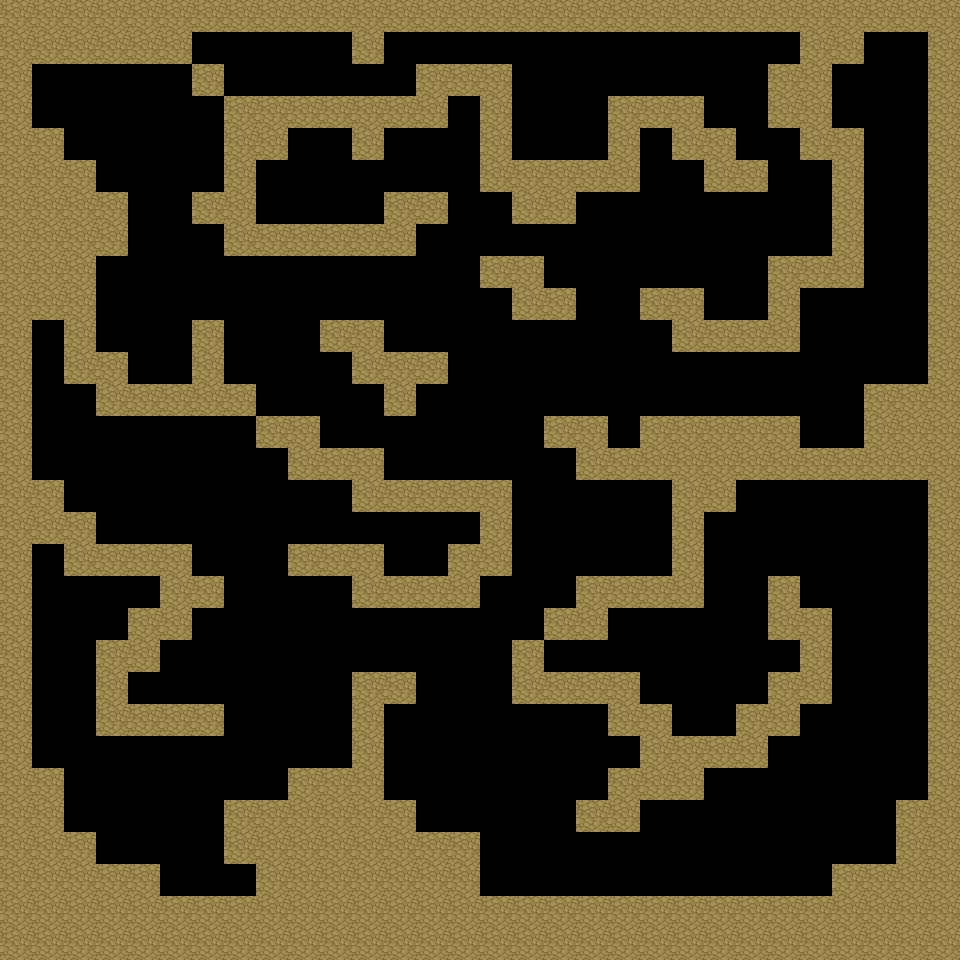

Below is a game level as drawn by its tile map, then a one-line description and the .tmx file that defines it, in full:
An orthogonal 30x30 tile map with 32x32 px tiles, 1 tile layer (タイルレイヤー1) and 2 objects (Enemy, Player).

<map version="1.10" tiledversion="1.10.2" orientation="orthogonal" renderorder="right-down" width="30" height="30" tilewidth="32" tileheight="32" infinite="0" nextlayerid="4" nextobjectid="4">
 <tileset firstgid="1" source="Wall.tsx" />
 <layer id="1" name="タイルレイヤー1" width="30" height="30">
  <data encoding="csv">
9,9,9,9,9,9,9,9,9,9,9,9,9,9,9,9,9,9,9,9,9,9,9,9,9,9,9,9,9,9,
9,9,9,9,9,9,0,0,0,0,0,9,0,0,0,0,0,0,0,0,0,0,0,0,0,9,9,0,0,9,
9,0,0,0,0,0,9,0,0,0,0,0,0,9,9,9,0,0,0,0,0,0,0,0,9,9,0,0,0,9,
9,0,0,0,0,0,0,9,9,9,9,9,9,9,0,9,0,0,0,9,9,9,0,0,9,9,0,0,0,9,
9,9,0,0,0,0,0,9,9,0,0,9,0,0,0,9,0,0,0,9,0,9,9,0,0,9,9,0,0,9,
9,9,9,0,0,0,0,9,0,0,0,0,0,0,0,9,9,9,9,9,0,0,9,9,0,0,9,0,0,9,
9,9,9,9,0,0,9,9,0,0,0,0,9,9,0,0,9,9,0,0,0,0,0,0,0,0,9,0,0,9,
9,9,9,9,0,0,0,9,9,9,9,9,9,0,0,0,0,0,0,0,0,0,0,0,0,0,9,0,0,9,
9,9,9,0,0,0,0,0,0,0,0,0,0,0,0,9,9,0,0,0,0,0,0,0,9,9,9,0,0,9,
9,9,9,0,0,0,0,0,0,0,0,0,0,0,0,0,9,9,0,0,9,9,0,0,9,0,0,0,0,9,
9,0,9,0,0,0,9,0,0,0,9,9,0,0,0,0,0,0,0,0,0,9,9,9,9,0,0,0,0,9,
9,0,9,9,0,0,9,0,0,0,0,9,9,9,0,0,0,0,0,0,0,0,0,0,0,0,0,0,0,9,
9,0,0,9,9,9,9,9,0,0,0,0,9,0,0,0,0,0,0,0,0,0,0,0,0,0,0,9,9,9,
9,0,0,0,0,0,0,0,9,9,0,0,0,0,0,0,0,9,9,0,9,9,9,9,9,0,0,9,9,9,
9,0,0,0,0,0,0,0,0,9,9,9,0,0,0,0,0,0,9,9,9,9,9,9,9,9,9,9,9,9,
9,9,0,0,0,0,0,0,0,0,0,9,9,9,9,9,0,0,0,0,0,9,9,0,0,0,0,0,0,9,
9,9,9,0,0,0,0,0,0,0,0,0,0,0,0,9,0,0,0,0,0,9,0,0,0,0,0,0,0,9,
9,0,9,9,9,9,0,0,0,9,9,9,0,0,9,9,0,0,0,0,0,9,0,0,0,0,0,0,0,9,
9,0,0,0,0,9,9,0,0,0,0,9,9,9,9,0,0,0,9,9,9,9,0,0,9,0,0,0,0,9,
9,0,0,0,9,9,0,0,0,0,0,0,0,0,0,0,0,9,9,0,0,0,0,0,9,9,0,0,0,9,
9,0,0,9,9,0,0,0,0,0,0,0,0,0,0,0,9,0,0,0,0,0,0,0,0,9,0,0,0,9,
9,0,0,9,0,0,0,0,0,0,0,9,9,0,0,0,9,9,9,9,0,0,0,0,9,9,0,0,0,9,
9,0,0,9,9,9,9,0,0,0,0,9,0,0,0,0,0,0,0,9,9,0,0,9,9,0,0,0,0,9,
9,0,0,0,0,0,0,0,0,0,0,9,0,0,0,0,0,0,0,0,9,9,9,9,0,0,0,0,0,9,
9,9,0,0,0,0,0,0,0,9,9,9,0,0,0,0,0,0,0,9,9,9,0,0,0,0,0,0,0,9,
9,9,0,0,0,0,0,9,9,9,9,9,9,0,0,0,0,0,9,9,0,0,0,0,0,0,0,0,9,9,
9,9,9,0,0,0,0,9,9,9,9,9,9,9,9,0,0,0,0,0,0,0,0,0,0,0,0,0,9,9,
9,9,9,9,9,0,0,0,9,9,9,9,9,9,9,0,0,0,0,0,0,0,0,0,0,0,9,9,9,9,
9,9,9,9,9,9,9,9,9,9,9,9,9,9,9,9,9,9,9,9,9,9,9,9,9,9,9,9,9,9,
9,9,9,9,9,9,9,9,9,9,9,9,9,9,9,9,9,9,9,9,9,9,9,9,9,9,9,9,9,9
</data>
 </layer>
 <objectgroup id="3" name="Enemy">
  <object id="3" name="Enemy" x="800" y="350" width="32" height="32" />
 </objectgroup>
 <objectgroup id="2" name="Player">
  <object id="1" name="Player" x="95" y="95" width="32" height="32" />
 </objectgroup>
</map>
